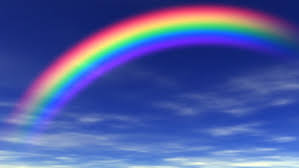
#> input picture bluerainbow.jpg, 299 x 168 px
$ python new_new_filtergram_grayscale.py
#> lines starting #> are read from the running program, lines starting #| are printed output that depends on the picture
### grayscale.py
import math
from PIL import Image

def load_image(filename):
#> called with filename = 'bluerainbow.jpg'
    image = Image.open(filename)
#> image is the input picture: PIL image 299x168 RGB; mean R, G, B 76.1, 91.8, 163.4
    return image

def show_image(img):
    img.show()

def save_image(img, filename):
    img.save(filename)

def rainbow(img):
    data = img.getdata()
    n_data = []


    for pixel in data:
        photo_intensity = (pixel[0] + pixel[1] + pixel[2])//3
        n_data.append((photo_intensity,photo_intensity,pixel[0]))
#> this loop made 50232 passes
#> (pixel, photo_intensity) on passes 1 to 3: ((23, 41, 117), 60), ((23, 41, 117), 60), ((23, 41, 117), 60)
#> after the loop, n_data = 50232 items

    new_image = Image.new("RGB", img.size)
#> new_image: PIL image 299x168 RGB; every value is 0
    new_image.putdata(n_data)
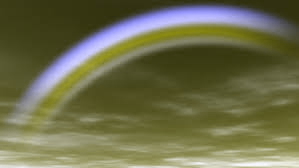
#> new_image: PIL image 299x168 RGB; mean R, G, B 110.1, 110.1, 76.1

    return new_image

### new_new_filtergram_grayscale.py
from grayscale import *

img = load_image('bluerainbow.jpg')
img_3 = rainbow(img)
save_image(img_3, 'bluerainbowfilter.jpg')

$ run again, with earthimg.jpg copied over bluerainbow.jpg
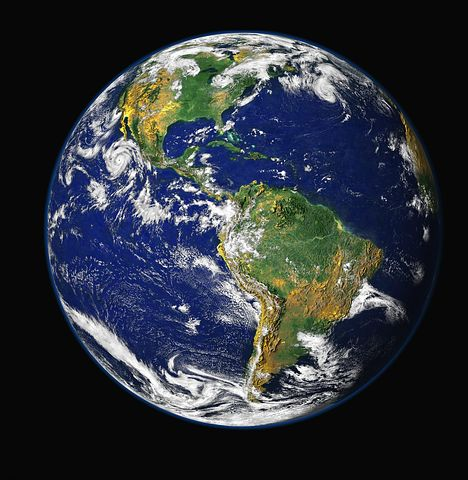
#> input picture earthimg.jpg, 468 x 480 px
#> in load_image, image is the input picture: PIL image 468x480 RGB; mean R, G, B 47.1, 52.1, 58.9
#> after the loop in rainbow, `for pixel in data:`: n_data = 224640 items
#> in rainbow, `new_image.putdata(n_data)`:
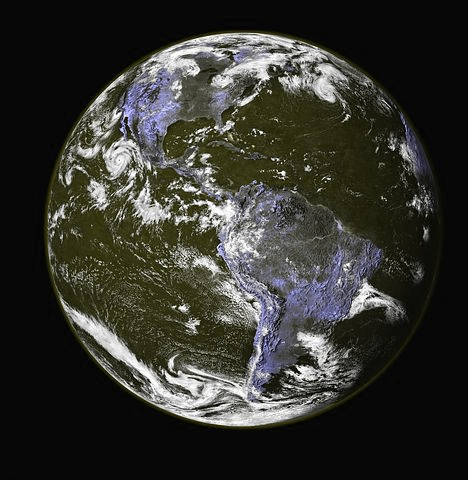
#> new_image: PIL image 468x480 RGB; mean R, G, B 52.5, 52.5, 47.1
